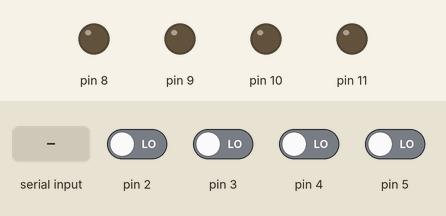
Simulated run of this sketch. Board: Arduino Uno, built with avr-gcc and run on an emulated ATmega328P. On the bench: output pins drawn as LEDs (lit = HIGH). The test bench sets the inputs (shaded band); at power-on: pin 2–5 LOW. What the sketch prints to the serial monitor is not drawn.

Above: at 1.2 s.
1.3 s: byte 30 received over Serial
At 1.7 s:
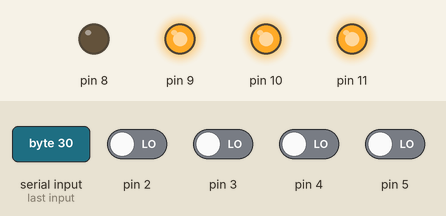
2.8 s: byte 90 received over Serial
At 4.0 s:
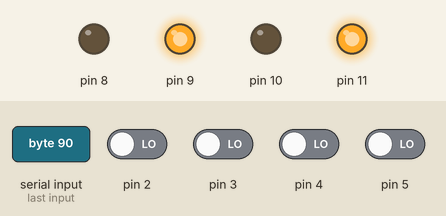
4.3 s: byte 120 received over Serial
At 5.2 s:
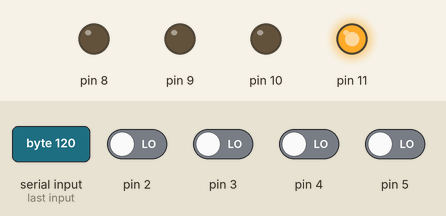
Timing chart, 0 to 7.3 s (numbered marks = the images above; inputs shaded):
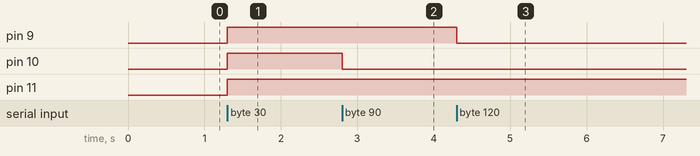

Measured:
- after the input at 1.3 s, pin 9–11: LOW → HIGH at once
- after the input at 2.8 s, pin 10: HIGH → LOW at once
- after the input at 4.3 s, pin 9: HIGH → LOW at once

The sketch:

usb_otg.ino
```cpp
/*
 * Android USB Arduino
 *
 *
*/

unsigned char inByte=0, outByte=48;         //

// the setup function runs once when you press reset or power the board
void setup() {
    // initialize serial communication at 9600 bits per second:
  Serial.begin(9600);
    // initialize outputs 8-11
  pinMode(8, OUTPUT);
  pinMode(9, OUTPUT);
  pinMode(10, OUTPUT);
  pinMode(11, OUTPUT);
  pinMode(2, INPUT);
  pinMode(3, INPUT);
  pinMode(4, INPUT);
  pinMode(5, INPUT);
}

// the loop function runs over and over again forever
void loop() {

   if (Serial.available() > 0) {
          // read the incoming byte:
        inByte = Serial.read();
        PORTB = inByte; //update digital outputs 8-11

        delay(100);
        outByte = ((unsigned char)digitalRead(2)) + ((unsigned char)digitalRead(3)<<1) + ((unsigned char)digitalRead(4)<<2) + ((unsigned char)digitalRead(5)<<3);  //read inputs on pins 2-4
        Serial.write(outByte);

   }

 // delay(100);
}
```
